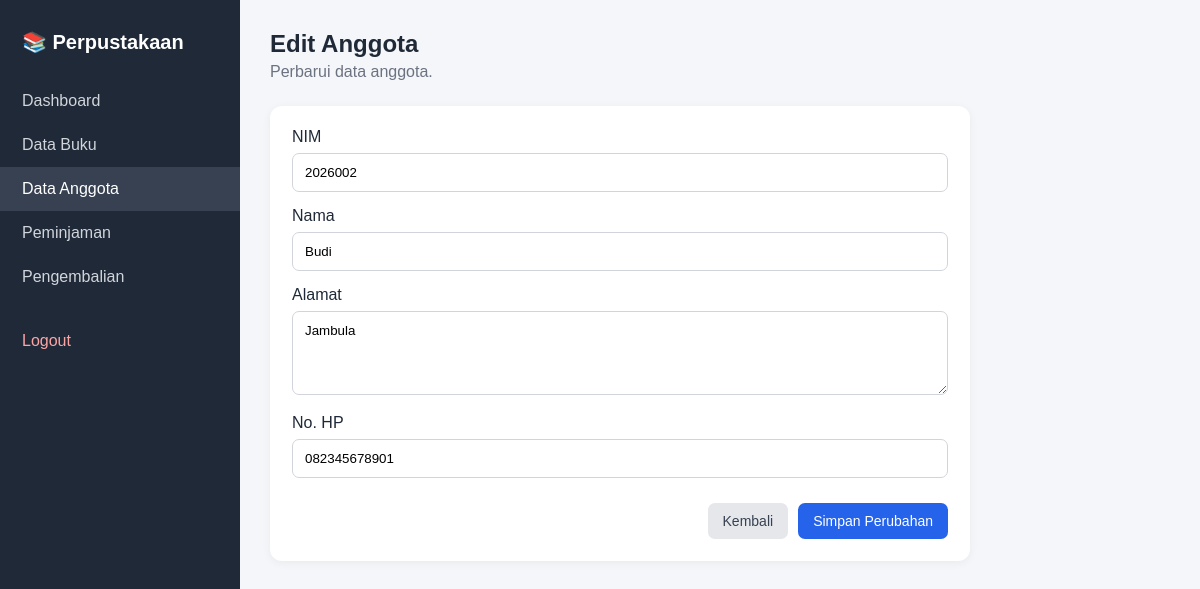
Screenshot of /anggota/edit.php?id=2 (signed in) with the database file from the repository.
### tables this page shows
CREATE TABLE anggota (
    id INT AUTO_INCREMENT PRIMARY KEY,
    nim VARCHAR(30) NOT NULL UNIQUE,
    nama VARCHAR(100) NOT NULL,
    alamat TEXT NOT NULL,
    no_hp VARCHAR(20) NOT NULL,
    created_at TIMESTAMP DEFAULT CURRENT_TIMESTAMP
);

### anggota/edit.php (the view, shortened to what this page needs)
<?php
include "../koneksi.php";
$id=(int)($_GET['id']??0);
$stmt=mysqli_prepare($koneksi,"SELECT * FROM anggota WHERE id=?");
mysqli_stmt_bind_param($stmt,"i",$id); mysqli_stmt_execute($stmt);
$anggota=mysqli_fetch_assoc(mysqli_stmt_get_result($stmt));
$error="";
?>
<!DOCTYPE html>
<html lang="id"><head><meta charset="UTF-8"><meta name="viewport" content="width=device-width, initial-scale=1.0"><title>Edit Anggota</title><link rel="stylesheet" href="../css/style.css"></head>
<body><div class="layout"><aside class="sidebar"><div class="brand">📚 Perpustakaan</div><nav><a href="../dashboard.php">Dashboard</a><a href="../buku/index.php">Data Buku</a><a class="active" href="index.php">Data Anggota</a><a href="../peminjaman/index.php">Peminjaman</a><a href="../pengembalian/index.php">Pengembalian</a><a href="../logout.php" class="logout-link">Logout</a></nav></aside>
<main class="main"><header class="topbar"><div><h2>Edit Anggota</h2><p>Perbarui data anggota.</p></div></header><div class="card form-card"><?php if($error): ?><div class="alert error"><?=htmlspecialchars($error)?></div><?php endif;?>
<form method="post"><label>NIM</label><input type="text" name="nim" value="<?=htmlspecialchars($anggota['nim'])?>" required><label>Nama</label><input type="text" name="nama" value="<?=htmlspecialchars($anggota['nama'])?>" required><label>Alamat</label><textarea name="alamat" rows="4" required><?=htmlspecialchars($anggota['alamat'])?></textarea><label>No. HP</label><input type="text" name="no_hp" value="<?=htmlspecialchars($anggota['no_hp'])?>" required><div class="form-actions"><a href="index.php" class="btn secondary">Kembali</a><button name="simpan" class="btn primary">Simpan Perubahan</button></div></form>
</div></main></div></body></html>

### css/style.css (style rules this page uses)
* { box-sizing: border-box; }
body { margin: 0; font-family: Arial, Helvetica, sans-serif; background: #f4f6f9; color: #1f2937; }
a { text-decoration: none; color: inherit; }
.layout { display: flex; min-height: 100vh; }
.sidebar { width: 240px; background: #1f2937; color: white; padding: 20px 0; position: fixed; top: 0; bottom: 0; left: 0; }
.brand { font-size: 20px; font-weight: bold; padding: 10px 22px 25px; }
.sidebar nav { display: flex; flex-direction: column; }
.sidebar nav a { padding: 13px 22px; color: #d1d5db; transition: .2s; }
.sidebar nav a:hover, .sidebar nav a.active { background: #374151; color: white; }
.sidebar .logout-link { margin-top: 20px; color: #fca5a5; }
.main { margin-left: 240px; width: calc(100% - 240px); padding: 30px; }
.topbar { display: flex; align-items: center; justify-content: space-between; gap: 20px; margin-bottom: 25px; }
.topbar h2 { margin: 0 0 5px; }
.topbar p { margin: 0; color: #6b7280; }
.card { background: white; border-radius: 12px; padding: 22px; box-shadow: 0 2px 10px rgba(0,0,0,.05); margin-bottom: 20px; }
.btn { display: inline-block; border: none; border-radius: 7px; padding: 10px 15px; cursor: pointer; font-size: 14px; }
.btn.primary { background: #2563eb; color: white; }
.btn.secondary { background: #e5e7eb; color: #374151; }
input, select, textarea { width: 100%; padding: 11px 12px; border: 1px solid #d1d5db; border-radius: 7px; font-family: inherit; margin: 7px 0 15px; outline: none; }
.form-card { max-width: 700px; }
.form-actions { display: flex; justify-content: flex-end; gap: 10px; margin-top: 10px; }

### rows the page displays
anggota: nim "2026002", nama "Budi", alamat "Jambula", no_hp "082345678901"
